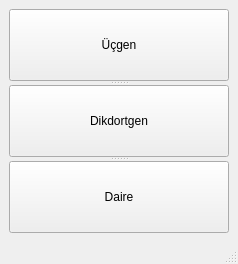
<?xml version="1.0" encoding="UTF-8"?>
<ui version="4.0">
 <class>MainWindow</class>
 <widget class="QMainWindow" name="MainWindow">
  <property name="geometry">
   <rect>
    <x>0</x>
    <y>0</y>
    <width>238</width>
    <height>264</height>
   </rect>
  </property>
  <property name="minimumSize">
   <size>
    <width>238</width>
    <height>264</height>
   </size>
  </property>
  <property name="maximumSize">
   <size>
    <width>238</width>
    <height>264</height>
   </size>
  </property>
  <property name="windowTitle">
   <string>Kesit</string>
  </property>
  <widget class="QWidget" name="centralwidget">
   <layout class="QGridLayout" name="gridLayout">
    <item row="0" column="0">
     <widget class="QSplitter" name="splitter">
      <property name="orientation">
       <enum>Qt::Vertical</enum>
      </property>
      <widget class="QSplitter" name="splitter_2">
       <property name="orientation">
        <enum>Qt::Vertical</enum>
       </property>
       <widget class="QPushButton" name="pushButton_ucgen">
        <property name="text">
         <string>Üçgen</string>
        </property>
       </widget>
       <widget class="QPushButton" name="pushButton_dikdortgen">
        <property name="text">
         <string>Dikdortgen</string>
        </property>
       </widget>
       <widget class="QPushButton" name="pushButton_daire">
        <property name="text">
         <string>Daire</string>
        </property>
       </widget>
      </widget>
     </widget>
    </item>
   </layout>
  </widget>
  <widget class="QMenuBar" name="menubar">
   <property name="geometry">
    <rect>
     <x>0</x>
     <y>0</y>
     <width>238</width>
     <height>26</height>
    </rect>
   </property>
  </widget>
  <widget class="QStatusBar" name="statusbar"/>
 </widget>
 <resources/>
 <connections/>
</ui>
